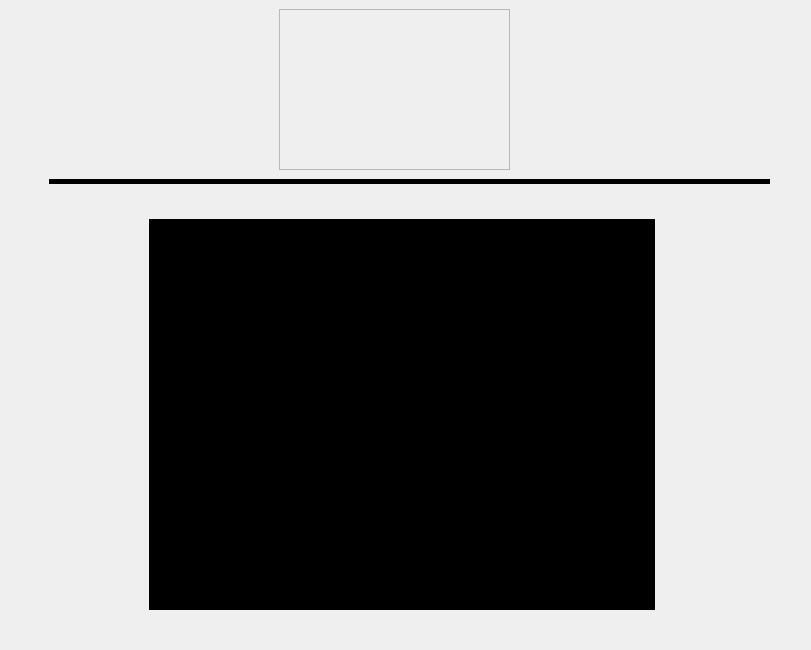
<?xml version="1.0" encoding="UTF-8"?>
<ui version="4.0">
 <class>aprContDock</class>
 <widget class="QDockWidget" name="aprContDock">
  <property name="geometry">
   <rect>
    <x>0</x>
    <y>0</y>
    <width>811</width>
    <height>650</height>
   </rect>
  </property>
  <property name="features">
   <set>QDockWidget::NoDockWidgetFeatures</set>
  </property>
  <property name="windowTitle">
   <string/>
  </property>
  <widget class="QWidget" name="dockWidgetContents">
   <layout class="QGridLayout" name="gridLayout">
    <item row="1" column="0">
     <widget class="QWidget" name="contWidget" native="true">
      <widget class="QScrollArea" name="imgScrollArea">
       <property name="geometry">
        <rect>
         <x>270</x>
         <y>0</y>
         <width>231</width>
         <height>161</height>
        </rect>
       </property>
       <property name="verticalScrollBarPolicy">
        <enum>Qt::ScrollBarAlwaysOff</enum>
       </property>
       <property name="horizontalScrollBarPolicy">
        <enum>Qt::ScrollBarAlwaysOff</enum>
       </property>
       <property name="widgetResizable">
        <bool>true</bool>
       </property>
       <widget class="QWidget" name="imgWidget">
        <property name="geometry">
         <rect>
          <x>0</x>
          <y>0</y>
          <width>229</width>
          <height>159</height>
         </rect>
        </property>
       </widget>
      </widget>
      <widget class="QWidget" name="videoWidget" native="true">
       <property name="geometry">
        <rect>
         <x>140</x>
         <y>210</y>
         <width>506</width>
         <height>391</height>
        </rect>
       </property>
       <property name="styleSheet">
        <string notr="true">background-color: rgb(0, 0, 0);</string>
       </property>
      </widget>
      <widget class="Line" name="sepAreasLine">
       <property name="geometry">
        <rect>
         <x>40</x>
         <y>170</y>
         <width>721</width>
         <height>5</height>
        </rect>
       </property>
       <property name="styleSheet">
        <string notr="true">background-color: rgb(0, 0, 0);</string>
       </property>
       <property name="orientation">
        <enum>Qt::Horizontal</enum>
       </property>
      </widget>
     </widget>
    </item>
   </layout>
  </widget>
 </widget>
 <resources/>
 <connections/>
</ui>
